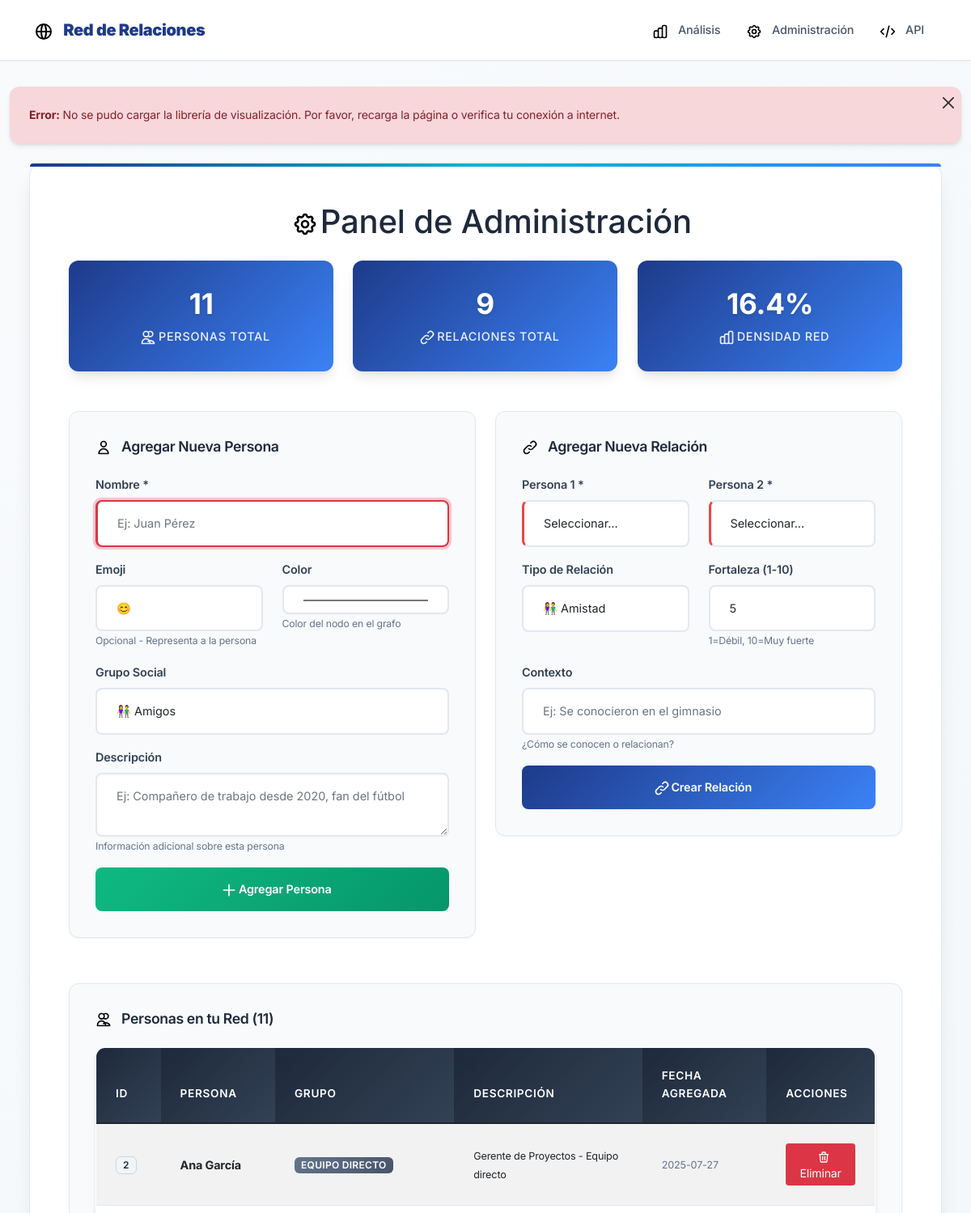
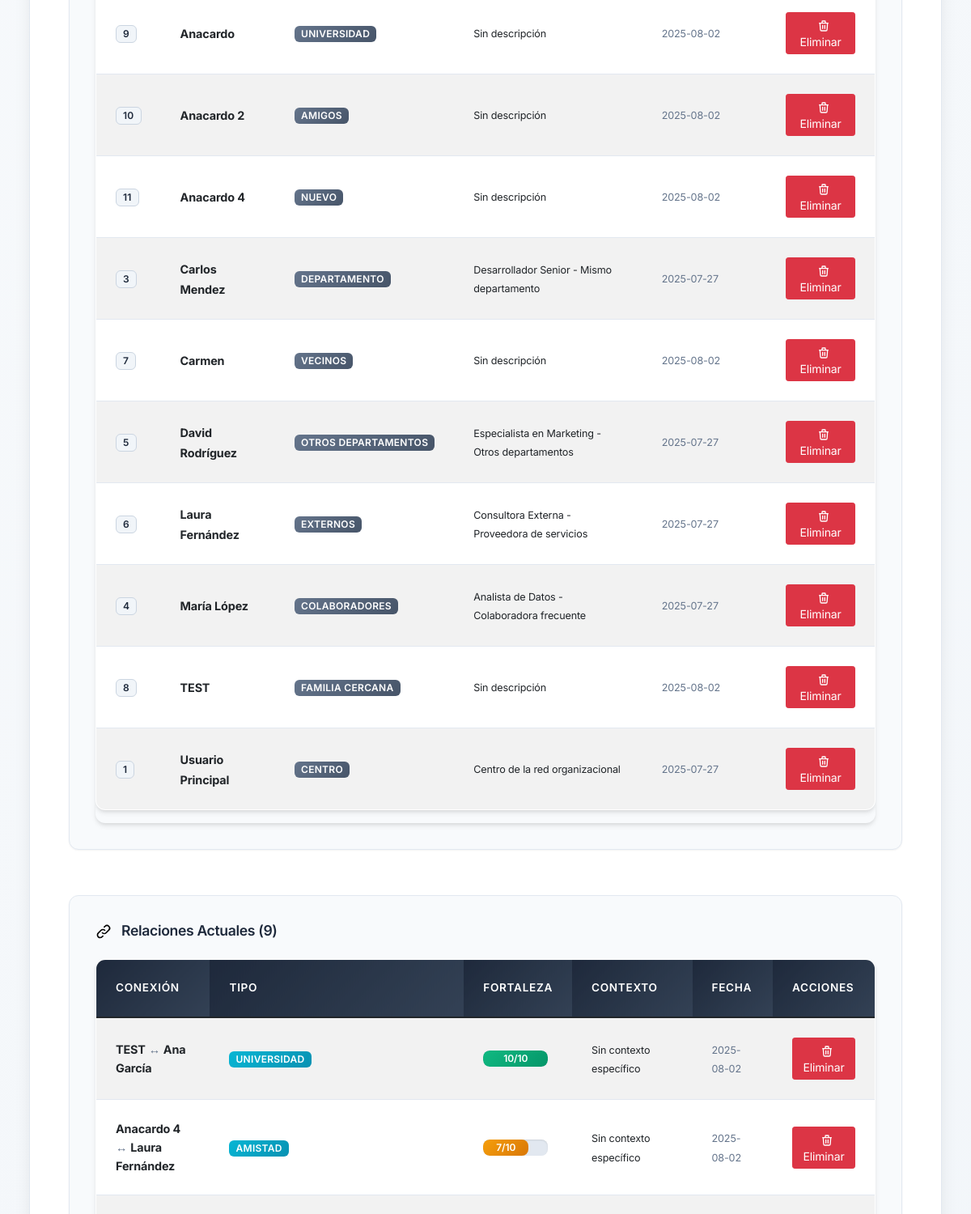
/admin (upper part), run on an earlier commit of the app's database (2 pictures, top to bottom).
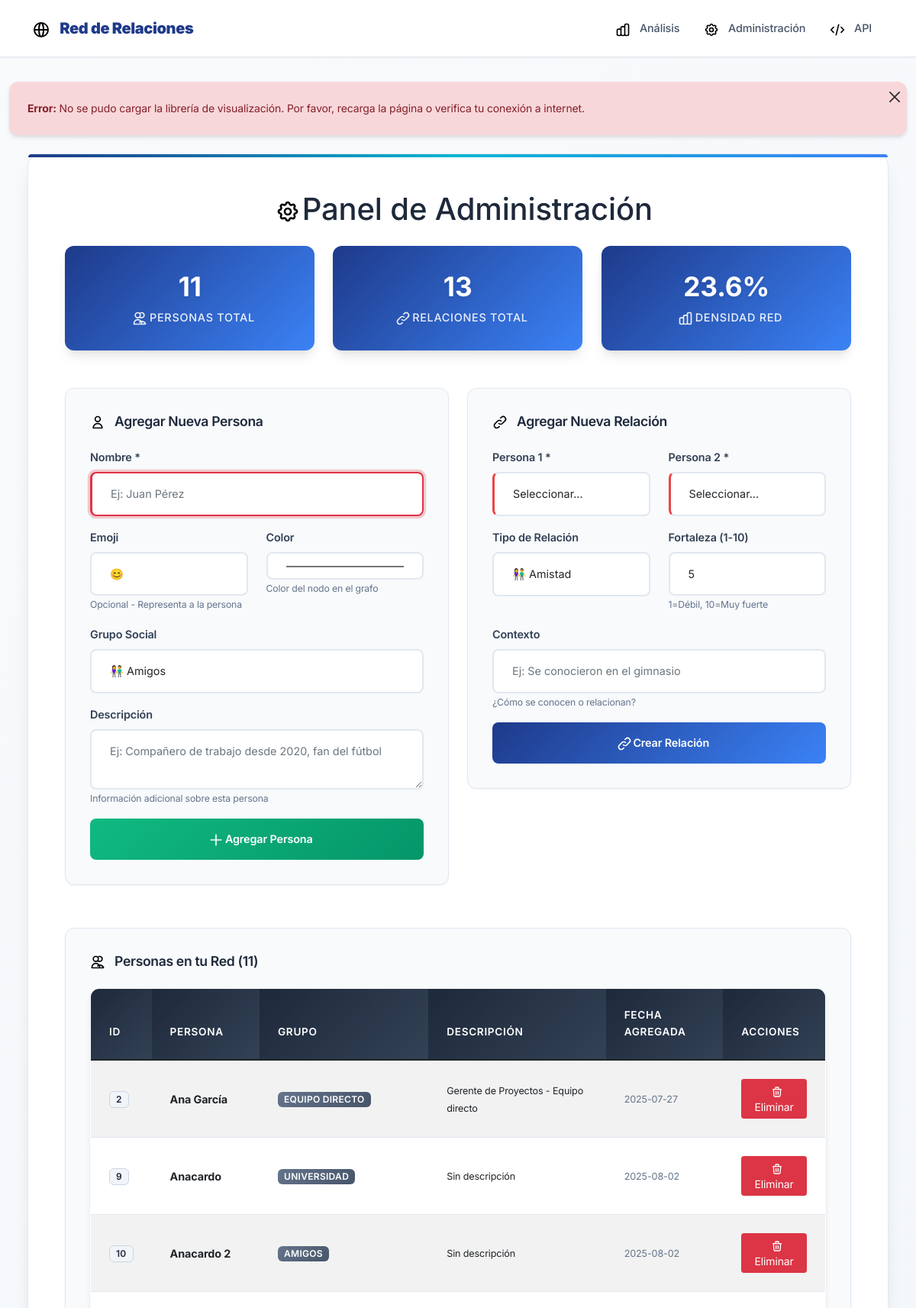
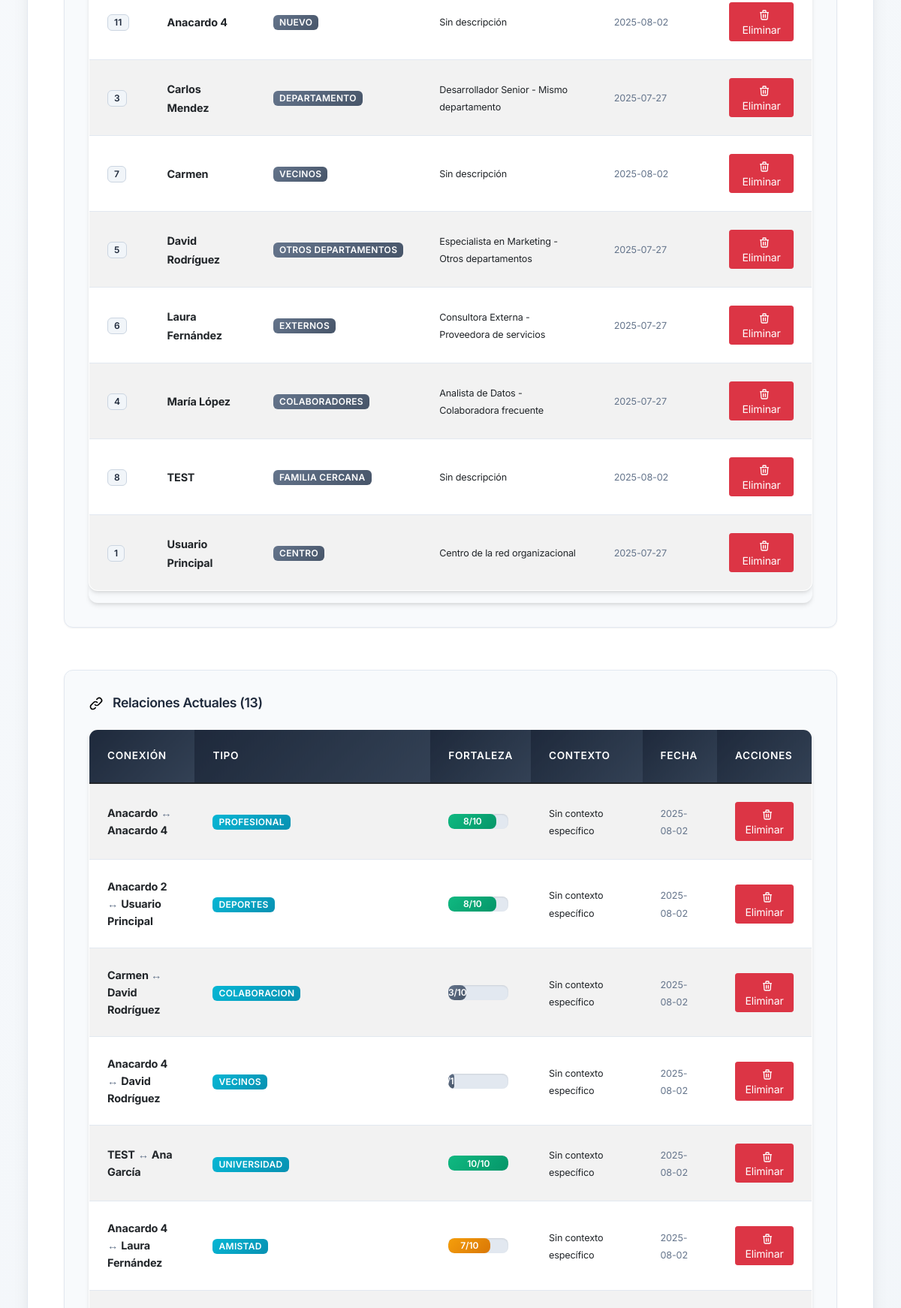
And on a later commit of the database (2 pictures, top to bottom).
### tables this page shows
CREATE TABLE personas (
            id INTEGER PRIMARY KEY AUTOINCREMENT,
            nombre TEXT NOT NULL UNIQUE,
            icono TEXT DEFAULT 'user',
            grupo TEXT DEFAULT 'contactos',
            color TEXT DEFAULT '#3b82f6',
            descripcion TEXT,
            fecha_creacion TIMESTAMP DEFAULT CURRENT_TIMESTAMP
        );

CREATE TABLE relaciones (
            id INTEGER PRIMARY KEY AUTOINCREMENT,
            persona1_id INTEGER,
            persona2_id INTEGER,
            tipo TEXT DEFAULT 'profesional',
            fortaleza INTEGER DEFAULT 5,
            contexto TEXT,
            fecha_creacion TIMESTAMP DEFAULT CURRENT_TIMESTAMP,
            FOREIGN KEY (persona1_id) REFERENCES personas (id),
            FOREIGN KEY (persona2_id) REFERENCES personas (id),
            UNIQUE(persona1_id, persona2_id)
        );

### app.py (the view)
@app.route('/admin')
def admin():
    conn = get_db_connection()
    personas = conn.execute('SELECT * FROM personas ORDER BY nombre').fetchall()
    relaciones = conn.execute('''
        SELECT r.*, p1.nombre as persona1_nombre, p2.nombre as persona2_nombre
        FROM relaciones r
        JOIN personas p1 ON r.persona1_id = p1.id
        JOIN personas p2 ON r.persona2_id = p2.id
        ORDER BY r.fecha_creacion DESC
    ''').fetchall()
    conn.close()
    return render_template('admin.html', personas=personas, relaciones=relaciones)

### app.py (called while the page is built)
def get_db_connection():
    conn = sqlite3.connect(DATABASE)
    conn.row_factory = sqlite3.Row
    return conn

### templates/admin.html (shortened to what this page needs)
{% extends "base.html" %}
{% block content %}
<div class="main-container">
    <h1 class="text-center mb-4">
        <i class="icon icon-settings icon-xl"></i>
        Panel de Administración
    </h1>
    <div class="row mb-4">
        <div class="col-md-4">
            <div class="stats-card">
                <h3>{{ personas|length }}</h3>
                <p class="mb-0">
                    <i class="icon icon-users icon-white"></i>
                    Personas Total
                </p>
            </div>
        </div>
        <div class="col-md-4">
            <div class="stats-card">
                <h3>{{ relaciones|length }}</h3>
                <p class="mb-0">
                    <i class="icon icon-connections icon-white"></i>
                    Relaciones Total
                </p>
            </div>
        </div>
        <div class="col-md-4">
            <div class="stats-card">
                <h3>{{ ((relaciones|length / ((personas|length * (personas|length - 1)) / 2)) * 100)|round(1) if personas|length > 1 else 0 }}%</h3>
                <p class="mb-0">
                    <i class="icon icon-chart icon-white"></i>
                    Densidad Red
                </p>
            </div>
        </div>
    </div>
    <div class="row">
        <div class="col-md-6">
            <div class="admin-panel">
                <h4>
                    <i class="icon icon-user"></i>
                    Agregar Nueva Persona
                </h4>
                <form method="POST" action="{{ url_for('agregar_persona') }}">
                    <div class="mb-3">
                        <label class="form-label">Nombre *</label>
                        <input type="text" class="form-control" name="nombre" required placeholder="Ej: Juan Pérez">
                    </div>
                    <div class="row">
                        <div class="col-md-6">
                            <label class="form-label">Emoji</label>
                            <input type="text" class="form-control" name="emoji" placeholder="😊" maxlength="2">
                            <small class="text-muted">Opcional - Representa a la persona</small>
                        </div>
                        <div class="col-md-6">
                            <label class="form-label">Color</label>
                            <input type="color" class="form-control" name="color" value="#4ecdc4">
                            <small class="text-muted">Color del nodo en el grafo</small>
                        </div>
                    </div>
                    <div class="mb-3 mt-3">
                        <label class="form-label">Grupo Social</label>
                        <select class="form-control" name="grupo">
                            <option value="amigos">👫 Amigos</option>
                        </select>
                    </div>
                    <div class="mb-3">
                        <label class="form-label">Descripción</label>
                        <textarea class="form-control" name="descripcion" rows="2" placeholder="Ej: Compañero de trabajo desde 2020, fan del fútbol"></textarea>
                        <small class="text-muted">Información adicional sobre esta persona</small>
                    </div>
                    <button type="submit" class="btn btn-success btn-custom w-100">
                        <i class="icon icon-plus icon-white"></i>
                        Agregar Persona
                    </button>
                </form>
            </div>
        </div>
        <div class="col-md-6">
            <div class="admin-panel">
                <h4>
                    <i class="icon icon-link"></i>
                    Agregar Nueva Relación
                </h4>
                <form method="POST" action="{{ url_for('agregar_relacion') }}">
                    <div class="row">
                        <div class="col-md-6">
                            <label class="form-label">Persona 1 *</label>
                            <select class="form-control" name="persona1_id" required>
                                <option value="">Seleccionar...</option>
                            </select>
                        </div>
                        <div class="col-md-6">
                            <label class="form-label">Persona 2 *</label>
                            <select class="form-control" name="persona2_id" required>
                                <option value="">Seleccionar...</option>
                            </select>
                        </div>
                    </div>
                    <div class="row mt-3">
                        <div class="col-md-6">
                            <label class="form-label">Tipo de Relación</label>
                            <select class="form-control" name="tipo">
                                <option value="amistad">👫 Amistad</option>
                            </select>
                        </div>
                        <div class="col-md-6">
                            <label class="form-label">Fortaleza (1-10)</label>
                            <input type="number" class="form-control" name="fortaleza" min="1" max="10" value="5">
                            <small class="text-muted">1=Débil, 10=Muy fuerte</small>
                        </div>
                    </div>
                    <div class="mb-3 mt-3">
                        <label class="form-label">Contexto</label>
                        <input type="text" class="form-control" name="contexto" placeholder="Ej: Se conocieron en el gimnasio">
                        <small class="text-muted">¿Cómo se conocen o relacionan?</small>
                    </div>
                    <button type="submit" class="btn btn-primary btn-custom w-100">
                        <i class="icon icon-link icon-white"></i>
                        Crear Relación
                    </button>
                </form>
            </div>
        </div>
    </div>
    <div class="row mt-4">
        <div class="col-12">
            <div class="admin-panel">
                <h4>
                    <i class="icon icon-users"></i>
                    Personas en tu Red ({{ personas|length }})
                </h4>
                <div class="table-responsive">
                    <table class="table table-striped table-hover">
                        <thead class="table-dark">
                            <tr>
                                <th>ID</th>
                                <th>Persona</th>
                                <th>Grupo</th>
                                <th>Descripción</th>
                                <th>Fecha Agregada</th>
                                <th>Acciones</th>
                            </tr>
                        </thead>
                        <tbody>
                            {% for persona in personas %}
                            <tr>
                                <td><span class="badge bg-light text-dark">{{ persona.id }}</span></td>
                                <td>
                                    <strong>{{ persona.nombre }}</strong>
                                </td>
                                <td>
                                    <span class="badge bg-secondary">{{ persona.grupo.replace('_', ' ').title() }}</span>
                                </td>
                                <td>
                                    <small>{{ persona.descripcion or 'Sin descripción' }}</small>
                                </td>
                                <td>
                                    <small class="text-muted">{{ persona.fecha_creacion[:10] if persona.fecha_creacion else 'N/A' }}</small>
                                </td>
                                <td>
                                    {% if persona.nombre != 'Tú' %}
                                    <a href="{{ url_for('eliminar_persona', persona_id=persona.id) }}"
                                       class="btn btn-sm btn-danger"
                                       onclick="return confirm('¿Estás seguro de eliminar a {{ persona.nombre }}? Se eliminarán también todas sus relaciones.')">
                                       <i class="icon icon-trash icon-white icon-sm"></i>
                                       Eliminar
                                    </a>
                                    {% else %}
                                    <span class="badge bg-warning text-dark">
                                        <i class="icon icon-crown icon-sm"></i>
                                        Centro de la Red
                                    </span>
                                    {% endif %}
                                </td>
                            </tr>
                            {% endfor %}
                        </tbody>
                    </table>
                </div>
            </div>
        </div>
    </div>
    <div class="row mt-4">
        <div class="col-12">
            <div class="admin-panel">
                <h4>
                    <i class="icon icon-connections"></i>
                    Relaciones Actuales ({{ relaciones|length }})
                </h4>
                <div class="table-responsive">
                    <table class="table table-striped table-hover">
                        <thead class="table-dark">
                            <tr>
                                <th>Conexión</th>
                                <th>Tipo</th>
                                <th>Fortaleza</th>
                                <th>Contexto</th>
                                <th>Fecha</th>
                                <th>Acciones</th>
                            </tr>
                        </thead>
                        <tbody>
                            {% for relacion in relaciones %}
                            <tr>
                                <td>
                                    <strong>{{ relacion.persona1_nombre }}</strong>
                                    <span class="text-muted">↔</span>
                                    <strong>{{ relacion.persona2_nombre }}</strong>
                                </td>
                                <td>
                                    <span class="badge bg-info">{{ relacion.tipo.replace('_', ' ').title() }}</span>
                                </td>
                                <td>
                                    <div class="progress" style="height: 20px; width: 80px;">
                                        <div class="progress-bar{% if relacion.fortaleza >= 8 %} bg-success{% elif relacion.fortaleza >= 6 %} bg-warning{% elif relacion.fortaleza >= 4 %} bg-info{% else %} bg-secondary{% endif %}" style="width: {{ relacion.fortaleza * 10 }}%;">
                                            {{ relacion.fortaleza }}/10
                                        </div>
                                    </div>
                                </td>
                                <td>
                                    <small>{{ relacion.contexto or 'Sin contexto específico' }}</small>
                                </td>
                                <td>
                                    <small class="text-muted">{{ relacion.fecha_creacion[:10] if relacion.fecha_creacion else 'N/A' }}</small>
                                </td>
                                <td>
                                    <a href="{{ url_for('eliminar_relacion', relacion_id=relacion.id) }}"
                                       class="btn btn-sm btn-danger"
                                       onclick="return confirm('¿Eliminar la relación entre {{ relacion.persona1_nombre }} y {{ relacion.persona2_nombre }}?')">
                                       <i class="icon icon-trash icon-white icon-sm"></i>
                                       Eliminar
                                    </a>
                                </td>
                            </tr>
                            {% endfor %}
                        </tbody>
                    </table>
                </div>
            </div>
        </div>
    </div>
</div>
{% endblock %}

### templates/base.html (shortened to what this page needs)
<!DOCTYPE html>
<html lang="es">
<head>
    <link href="https://cdn.jsdelivr.net/npm/bootstrap@5.1.3/dist/css/bootstrap.min.css" rel="stylesheet">
    <link rel="stylesheet" type="text/css" href="https://unpkg.com/vis-network/standalone/umd/vis-network.min.css" />
    <link rel="stylesheet" type="text/css" href="{{ url_for('static', filename='css/base.css') }}">
    <link rel="stylesheet" type="text/css" href="{{ url_for('static', filename='css/index.css') }}">
    <link rel="stylesheet" type="text/css" href="{{ url_for('static', filename='css/group-controls.css') }}">
    <link rel="stylesheet" type="text/css" href="{{ url_for('static', filename='css/accessibility.css') }}">
</head>
<body>
    <nav class="navbar navbar-expand-lg navbar-light navbar-custom" role="navigation" aria-label="Navegación principal">
        <div class="container">
            <a class="navbar-brand" href="{{ url_for('index') }}" aria-label="Ir a la página principal">
                <i class="icon icon-network icon-lg" aria-hidden="true"></i>
                <strong>Red de Relaciones</strong>
            </a>
            <div class="navbar-nav ms-auto">
                <a class="nav-link" href="{{ url_for('index') }}" aria-label="Ir al análisis de red">
                    <i class="icon icon-chart" aria-hidden="true"></i>
                    Análisis
                </a>
                <a class="nav-link" href="{{ url_for('admin') }}" aria-label="Ir a la administración">
                    <i class="icon icon-settings" aria-hidden="true"></i>
                    Administración
                </a>
                <a class="nav-link" href="/api/grafo" target="_blank" aria-label="Abrir API en nueva ventana">
                    <i class="icon icon-code" aria-hidden="true"></i>
                    API
                </a>
            </div>
        </div>
    </nav>
    <div class="container-fluid">
        <main id="main-content" tabindex="-1">
            {% block content %}{% endblock %}
        </main>
    </div>
</body>
</html>

### static/css/index.css (style rules this page uses)
html, body { overflow-x: hidden !important; max-width: 100vw !important; box-sizing: border-box !important; }
*, *::before, *::after { box-sizing: border-box !important; }
body { width: 100% !important; margin: 0 !important; padding: 0 !important; }

### static/css/accessibility.css (style rules this page uses)
.icon { aria-hidden: true; }
.text-muted { color: #64748b !important; }
.badge.bg-light { color: #1e293b !important; background-color: #f1f5f9 !important; }
.form-control:required { border-left: 3px solid #ef4444; }
.table th { font-weight: 600; }
.table-responsive { overflow-x: auto; -webkit-overflow-scrolling: touch; }

What changed in the data, as far as the page shows it:
added relaciones: persona1_nombre "Anacardo", persona2_nombre "Anacardo 4", tipo.replace "PROFESIONAL", fortaleza "8", contexto "Sin contexto específico", fecha_creacion "2025-08-02"
added relaciones: persona1_nombre "Anacardo 2", persona2_nombre "Usuario Principal", tipo.replace "DEPORTES", fortaleza "8", contexto "Sin contexto específico", fecha_creacion "2025-08-02"
added relaciones: persona1_nombre "Carmen", persona2_nombre "David Rodríguez", tipo.replace "COLABORACION", fortaleza "3", contexto "Sin contexto específico", fecha_creacion "2025-08-02"
added relaciones: persona1_nombre "Anacardo 4", persona2_nombre "David Rodríguez", tipo.replace "VECINOS", {{ relacion.fortaleza * 10 }} 10 (drawn), contexto "Sin contexto específico", fecha_creacion "2025-08-02", fortaleza 1 (drawn)
Also different on the page:
{{ relaciones|length }}: "9" → "13"
text no longer shown: "16.4"
text now shown: "23.6"
